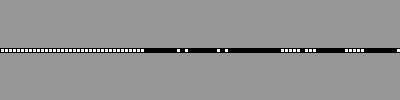
Frame 1 (no input)
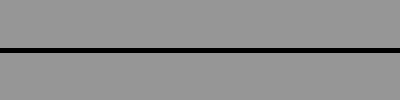
Frame 60 (the mouse pressed at the canvas centre just before this capture)
Frame 120 (the mouse held since frame 60 and released just before this capture): identical to frame 60, image omitted

The Processing sketch that drew these frames (run headless with seeded random() and noise(); from frame 60 on, the mouse is pressed at the canvas centre):

// Processing sketch: sketch_140704_21
// ── sketch_140704_21.pde
int nCells = 100;
int[] cells = new int[nCells];
int[] pcells = new int[nCells];

void setupCells(){
  for(int i=0;i<nCells;i++){
    cells[i] = int( random(0,2) );
    pcells[i] = cells[i];
  }
}

void copycells(){
  for(int i = 0;i < nCells;i++){
    pcells[i] = cells[i];
  } 
}

void evolve(){
  for(int i=0;i<nCells;i++){
    int left = i-1;
    int right = i+1;
    if(left == -1){
      left = nCells-1;
    }
    if(right == nCells){
        right = 0;
    }
    if(cells[i] == 0){
      cells[i] = 0;
      if(cells[left] == 1){
        cells[i] = 1;
      }
    }else{
      cells[i] = 1;
      if(cells[right] == 1 && cells[left] == 1){
        cells[i] = 0;
      }else if(cells[right] == 0 && cells[left] == 0){
         cells[i] = 0;
      }
    }
  }
}
  
void display(int[] c,float y){
  stroke(0);
  for(int i=0;i<nCells;i++){
    if(c[i] == 1){
      fill( 255 );
    }else{
      fill( 0 );
    }
    rect(4*i,y,4,4);
  }
}
  
void setup(){
  size(400,100);
  smooth();
  setupCells();
}

void draw(){
  background(150);
  copycells();
  evolve();

  display(cells,height/2-4/2);
 
}
